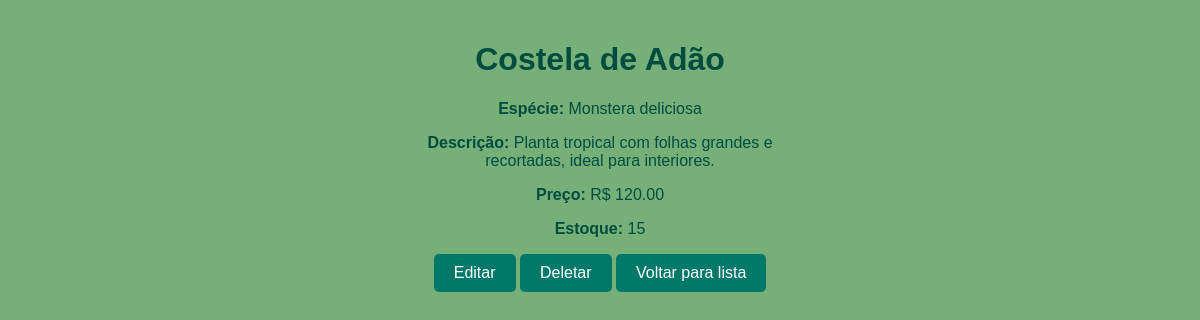
Screenshot of /planta/2/ with the database file from the repository.
### core/models.py (models this page shows, shortened)
class Planta(models.Model):
    nome = models.CharField(max_length=100)
    especie = models.CharField(max_length=100)
    descricao = models.TextField()
    preco = models.DecimalField(max_digits=10, decimal_places=2)
    estoque = models.PositiveBigIntegerField()

### core/views.py (the view)
# urls.py: path('planta/<int:pk>/', views.detalhes, name='detalhes'),
def detalhes(request, pk):
    planta = get_object_or_404(Planta, pk=pk)
    return render(request, 'core/detalhes.html', {'planta': planta})

### core/templates/core/detalhes.html (shortened to what this page needs)
<!DOCTYPE html>
<html lang="pt-br">
<head>
    {% load static %}
    <link rel="stylesheet" href="{% static 'css/style.css' %}">
</head>
<body>
    <div class="container">
        <div class="plant-details">
            <h1>{{ planta.nome }}</h1>
            <p><strong>Espécie:</strong> {{ planta.especie }}</p>
            <p><strong>Descrição:</strong> {{ planta.descricao }}</p>
            <p><strong>Preço:</strong> R$ {{ planta.preco }}</p>
            <p><strong>Estoque:</strong> {{ planta.estoque }}</p>
            <a href="{% url 'editar' planta.pk %}" class="button">Editar</a>
            <a href="{% url 'deletar' planta.pk %}" class="button">Deletar</a>
            <a href="{% url 'lista' %}" class="button">Voltar para lista</a>
        </div>
    </div>
</body>
</html>

### static/css/style.css (style rules this page uses)
body { font-family: Arial, sans-serif; background-color: #76af78; color: #004d40; margin: 0; padding: 0; text-align: center; }
.container { width: 30%; margin: 0 auto; padding: 20px; border: #ffffff; }
h1 { color: #004d40; }
.button { background-color: #00796b; color: white; padding: 10px 20px; border: none; border-radius: 5px; text-decoration: none; display: inline-block; }

### rows the page displays
Planta: nome "Costela de Adão", especie "Monstera deliciosa", descricao "Planta tropical com folhas grandes e recortadas, ideal para interiores.", preco "120.00", estoque "15"
